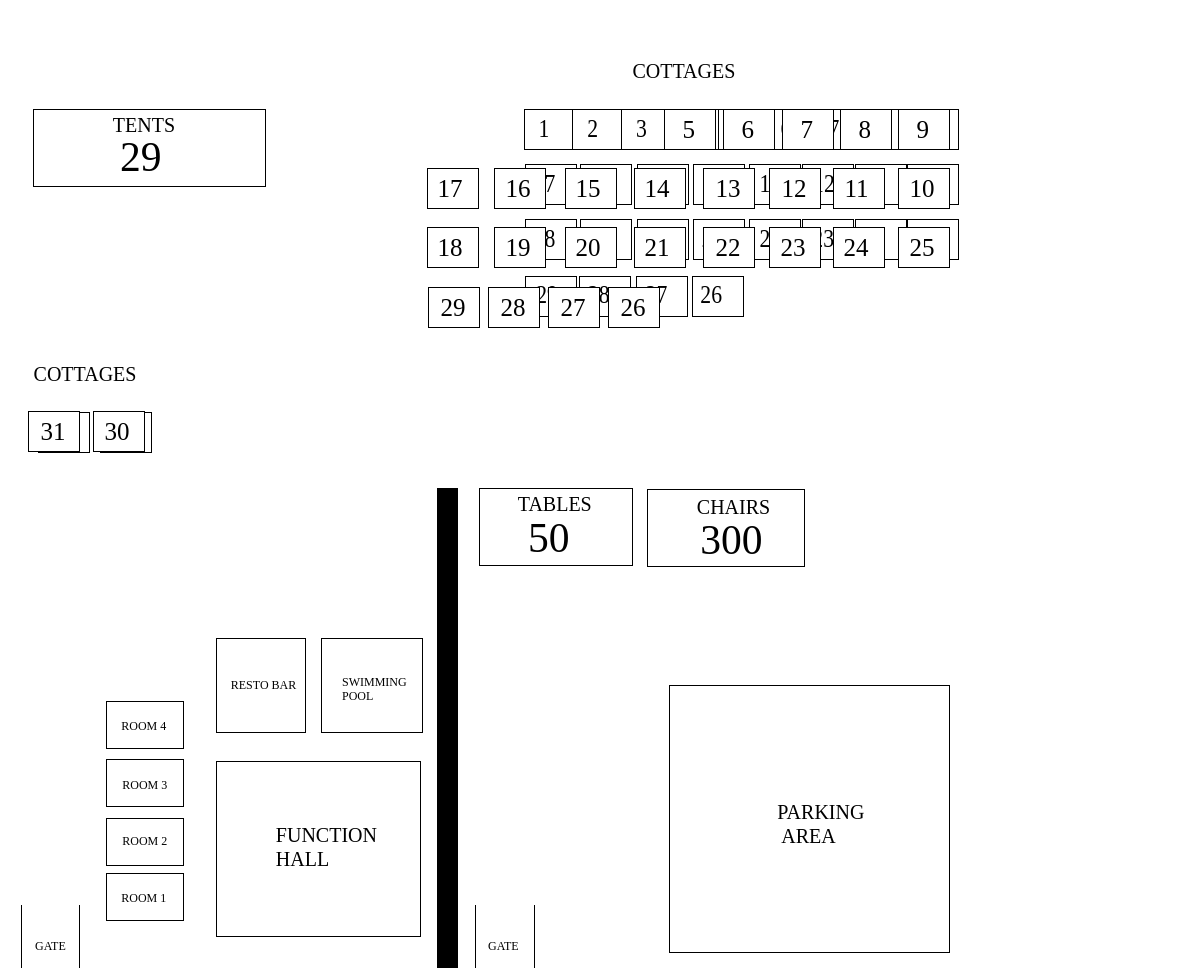
Before: /execute/map1.php with the older database file.
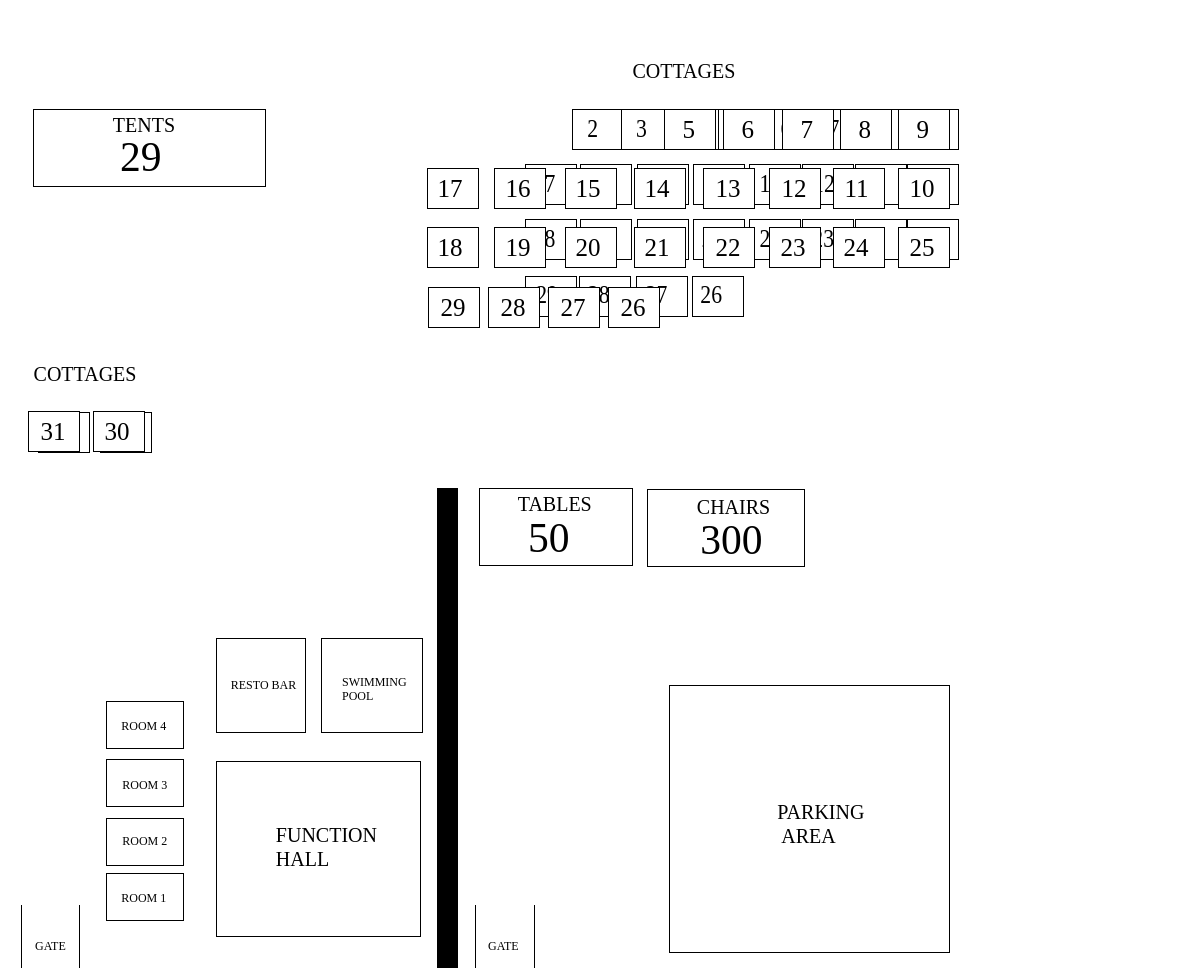
After: the same page with the newer database file.
### tables this page shows
CREATE TABLE `tbl_amenities` (
  `id` bigint(20) UNSIGNED NOT NULL,
  `category_id` bigint(20) UNSIGNED NOT NULL,
  `name` varchar(255) DEFAULT NULL,
  `details` text,
  `capacity` int(11) DEFAULT NULL,
  `quantity` int(11) NOT NULL,
  `amount_per_hour` double DEFAULT NULL,
  `amount_per_night` double DEFAULT NULL,
  `photo` varchar(255) DEFAULT NULL,
  `x` varchar(10) DEFAULT NULL,
  `y` varchar(10) DEFAULT NULL,
  `transform` varchar(100) DEFAULT NULL,
  `status` enum('av','na') NOT NULL,
  `created_at` timestamp NOT NULL DEFAULT CURRENT_TIMESTAMP,
  `updated_at` datetime NOT NULL DEFAULT CURRENT_TIMESTAMP
);

### execute/map1.php (the view, shortened to what this page needs)
<?php
    require_once('../library/config.php');
    $cottages = $dbConn->query("SELECT * FROM tbl_amenities WHERE status = 'av' AND category_id = 3");
?>
<div id="map_design">
    <svg version="1.1" id="Layer_1" xmlns="http://www.w3.org/2000/svg" xmlns:xlink="http://www.w3.org/1999/xlink" x="0px" y="0px"
        width="960px" height="960px" viewBox="0 0 960 960" enable-background="new 0 0 960 960" xml:space="preserve">
        <text transform="matrix(1 0 0 1 624.5 69.9248)" font-family="'ArialMT'" font-size="20">COTTAGES</text>
        <text transform="matrix(1 0 0 1 769.334 811)"><tspan x="0" y="0" font-family="'ArialMT'" font-size="20">PARKING</tspan><tspan x="0" y="24" font-family="'ArialMT'" font-size="20">  AREA</tspan></text>
        <text transform="matrix(1 0 0 1 509.7852 503.1602)" font-family="'ArialMT'" font-size="20">TABLES</text>
        <text transform="matrix(1 0 0 1 520 544.2559)" font-family="'ArialMT'" font-size="41.5568">50</text>
        <text transform="matrix(1 0 0 1 688.8379 506.1602)" font-family="'ArialMT'" font-size="20">CHAIRS</text>
        <text transform="matrix(1 0 0 1 692.2793 546.2559)" font-family="'ArialMT'" font-size="41.5568">300</text>
        <text transform="matrix(1 0 0 1 479.9995 941.5)" font-family="'ArialMT'" font-size="12">GATE</text>
        <text transform="matrix(1 0 0 1 27.0972 941.5)" font-family="'ArialMT'" font-size="12">GATE</text>
        <text transform="matrix(1 0 0 1 334 677.5)"><tspan x="0" y="0" font-family="'ArialMT'" font-size="12">SWIMMING </tspan><tspan x="0" y="14.4" font-family="'ArialMT'" font-size="12">    POOL</tspan></text>
        <text transform="matrix(1 0 0 1 222.7632 680.5)" font-family="'ArialMT'" font-size="12">RESTO BAR</text>
        <text transform="matrix(1 0 0 1 113.2637 722)" font-family="'ArialMT'" font-size="12">ROOM 4</text>
        <text transform="matrix(1 0 0 1 114.2637 781)" font-family="'ArialMT'" font-size="12">ROOM 3</text>
        <text transform="matrix(1 0 0 1 114.2637 837)" font-family="'ArialMT'" font-size="12">ROOM 2</text>
        <text transform="matrix(1 0 0 1 113.2637 894.4736)" font-family="'ArialMT'" font-size="12">ROOM 1</text>
        <?php
        while ($cottage = $cottages->fetch(PDO::FETCH_OBJ)) { ?>
            <text
                transform="<?php echo $cottage->transform ?>"
                font-family="'ArialMT'"
                font-size="25"><?php echo $cottage->name ?></text>
        <?php } ?>
        <text transform="matrix(1 0 0 1 674.5488 130.3657)" font-family="'ArialMT'" font-size="25">5</text>
        <text transform="matrix(1 0 0 1 733.5488 130.3657)" font-family="'ArialMT'" font-size="25">6</text>
        <text transform="matrix(1 0 0 1 792.5488 130.3657)" font-family="'ArialMT'" font-size="25">7</text>
        <text transform="matrix(1 0 0 1 850.5488 130.3657)" font-family="'ArialMT'" font-size="25">8</text>
        <text transform="matrix(1 0 0 1 908.5488 130.3657)" font-family="'ArialMT'" font-size="25">9</text>
        <text transform="matrix(1 0 0 1 901.5488 189.3657)" font-family="'ArialMT'" font-size="25">10</text>
        <text transform="matrix(1 0 0 1 836.5488 189.3657)" font-family="'ArialMT'" font-size="25">11</text>
        <text transform="matrix(1 0 0 1 773.5488 189.3657)" font-family="'ArialMT'" font-size="25">12</text>
        <text transform="matrix(1 0 0 1 707.5488 189.3657)" font-family="'ArialMT'" font-size="25">13</text>
        <text transform="matrix(1 0 0 1 636.5 189.3657)" font-family="'ArialMT'" font-size="25">14</text>
        <text transform="matrix(1 0 0 1 567.5488 189.3657)" font-family="'ArialMT'" font-size="25">15</text>
        <text transform="matrix(1 0 0 1 497.5488 189.3657)" font-family="'ArialMT'" font-size="25">16</text>
        <text transform="matrix(1 0 0 1 429.5483 189.3657)" font-family="'ArialMT'" font-size="25">17</text>
        <text transform="matrix(1 0 0 1 429.5483 248.3657)" font-family="'ArialMT'" font-size="25">18</text>
        <text transform="matrix(1 0 0 1 497.5488 248.3657)" font-family="'ArialMT'" font-size="25">19</text>
        <text transform="matrix(1 0 0 1 567.5488 248.3657)" font-family="'ArialMT'" font-size="25">20</text>
        <text transform="matrix(1 0 0 1 636.5 248.3657)" font-family="'ArialMT'" font-size="25">21</text>
        <text transform="matrix(1 0 0 1 707.5488 248.3657)" font-family="'ArialMT'" font-size="25">22</text>
        <text transform="matrix(1 0 0 1 772.5488 248.3657)" font-family="'ArialMT'" font-size="25">23</text>
        <text transform="matrix(1 0 0 1 835.5488 248.3657)" font-family="'ArialMT'" font-size="25">24</text>
        <text transform="matrix(1 0 0 1 901.5488 248.3657)" font-family="'ArialMT'" font-size="25">25</text>
        <text transform="matrix(1 0 0 1 612.5488 308.3657)" font-family="'ArialMT'" font-size="25">26</text>
        <text transform="matrix(1 0 0 1 552.5488 308.3657)" font-family="'ArialMT'" font-size="25">27</text>
        <text transform="matrix(1 0 0 1 492.5488 308.3657)" font-family="'ArialMT'" font-size="25">28</text>
        <text transform="matrix(1 0 0 1 432.5483 308.3657)" font-family="'ArialMT'" font-size="25">29</text>
        <text transform="matrix(1 0 0 1 96.5483 432.3657)" font-family="'ArialMT'" font-size="25">30</text>
        <text transform="matrix(1 0 0 1 32.5483 432.3657)" font-family="'ArialMT'" font-size="25">31</text>
        <text transform="matrix(1 0 0 1 25.5913 372.8813)" font-family="'ArialMT'" font-size="20">COTTAGES</text>
        <text transform="matrix(1 0 0 1 104.7847 124.1606)" font-family="'ArialMT'" font-size="20">TENTS</text>
        <text transform="matrix(1 0 0 1 112.0005 163.2559)" font-family="'ArialMT'" font-size="41.5568">29</text>
        <text transform="matrix(1 0 0 1 267.8271 834)">
            <tspan x="0" y="0" font-family="'ArialMT'" font-size="20">FUNCTION</tspan>
            <tspan x="0" y="24" font-family="'ArialMT'" font-size="20">HALL</tspan>
        </text>
    </svg>
</div>

Changed rows visible on the page:
no longer on this page (row edited): tbl_amenities: name "1"
